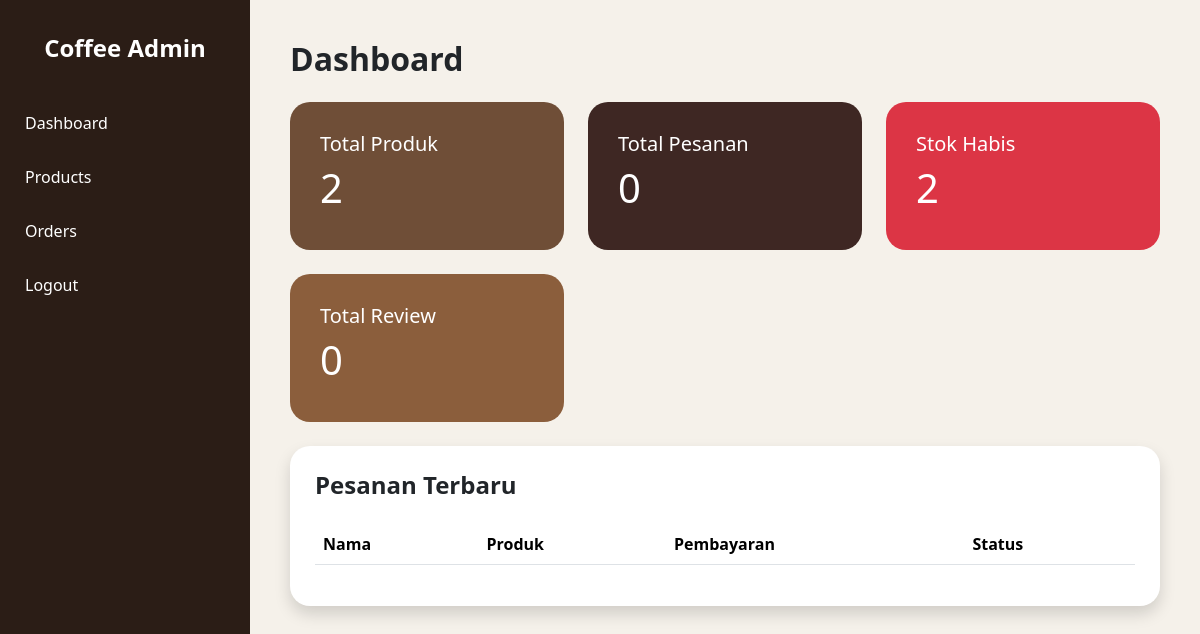
The page /admin/dashboard.php (signed in) on the database as committed earlier.
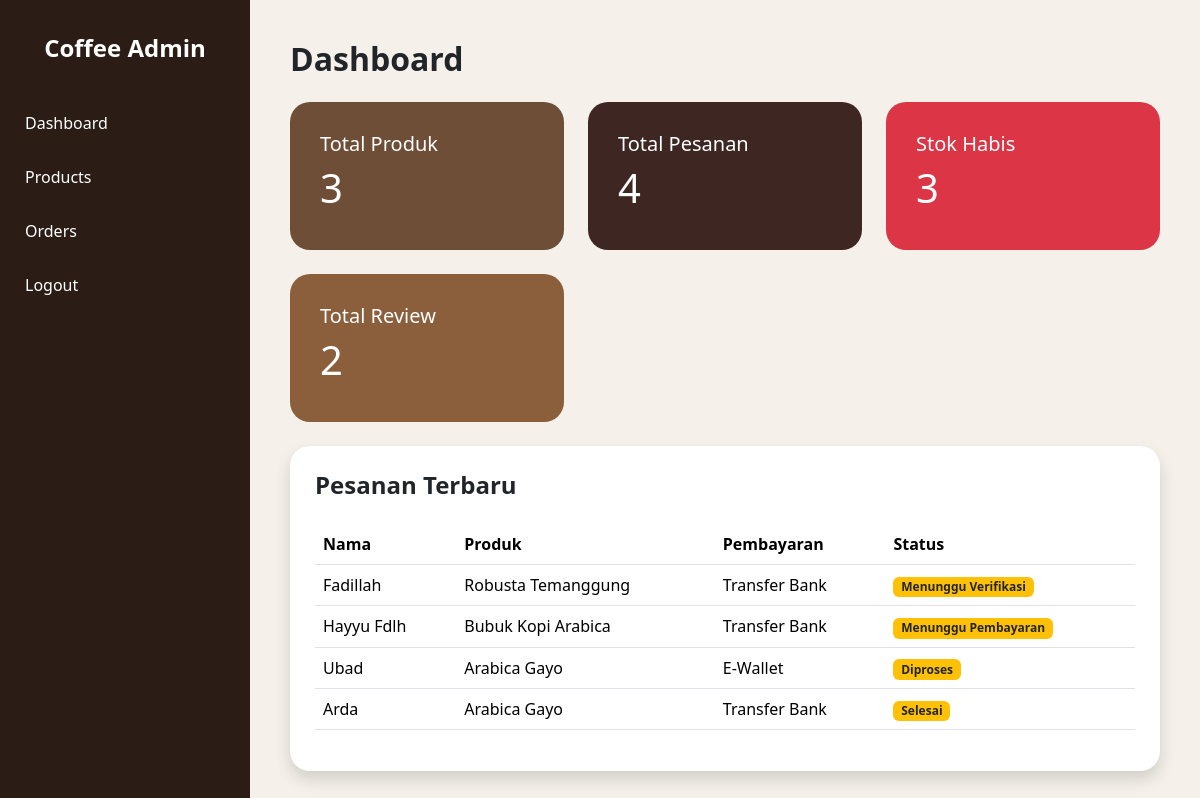
The same page on the database as committed later.
### tables this page shows
CREATE TABLE IF NOT EXISTS `pesanan` (
  `id` int NOT NULL AUTO_INCREMENT,
  `nama` varchar(100) DEFAULT NULL,
  `email` varchar(100) DEFAULT NULL,
  `alamat` text,
  `produk` varchar(100) DEFAULT NULL,
  `harga` int DEFAULT NULL,
  `payment` varchar(50) DEFAULT NULL,
  `status_pesanan` varchar(50) DEFAULT 'Menunggu Pembayaran',
  `bukti_transfer` varchar(255) DEFAULT NULL,
  `tanggal` timestamp NULL DEFAULT CURRENT_TIMESTAMP,
  `berat` varchar(20) DEFAULT NULL,
  `qty` int DEFAULT NULL,
  PRIMARY KEY (`id`)
);

### admin/dashboard.php (the view, shortened to what this page needs)
<?php
include '../config/koneksi.php';
$totalProduk = mysqli_num_rows(
    mysqli_query($conn,"SELECT * FROM produk")
);
$totalPesanan = mysqli_num_rows(
    mysqli_query($conn,"SELECT * FROM pesanan")
);
$totalReview = mysqli_num_rows(
    mysqli_query($conn,"SELECT * FROM reviews")
);
$stokHabis = mysqli_num_rows(
mysqli_query(
$conn,
"SELECT * FROM produk
WHERE stok <= 0"
)
);
$pesanan = mysqli_query(
    $conn,
    "SELECT * FROM pesanan
    ORDER BY id DESC
    LIMIT 5"
);
?>
<!DOCTYPE html>
<html>
<head>
<link href="https://cdn.jsdelivr.net/npm/bootstrap@5.3.3/dist/css/bootstrap.min.css" rel="stylesheet">
</head>
<body>
<div class="sidebar">
    <div class="logo">
        Coffee Admin
    </div>
    <a href="dashboard.php">
        Dashboard
    </a>
    <a href="produk.php">
        Products
    </a>
    <a href="admin_pesanan.php">
        Orders
    </a>
    <a href="../logout.php">
        Logout
    </a>
</div>
<div class="content">
    <h2 class="fw-bold mb-4">
        Dashboard
    </h2>
    <div class="row">
        <div class="col-md-4 mb-4">
            <div class="card-dashboard c1">
                <h5>Total Produk</h5>
                <h1>
                    <?php echo $totalProduk; ?>
                </h1>
            </div>
        </div>
        <div class="col-md-4 mb-4">
            <div class="card-dashboard c2">
                <h5>Total Pesanan</h5>
                <h1>
                    <?php echo $totalPesanan; ?>
                </h1>
            </div>
        </div>
        <div class="col-md-4 mb-4">
        <div class="card-dashboard bg-danger">
        <h5>Stok Habis</h5>
        <h1>
        <?php echo $stokHabis; ?>
        </h1>
        </div>
        </div>
        <div class="col-md-4 mb-4">
            <div class="card-dashboard c3">
                <h5>Total Review</h5>
                <h1>
                    <?php echo $totalReview; ?>
                </h1>
            </div>
        </div>
    </div>
    <div class="table-card shadow">
        <h4 class="fw-bold mb-4">
            Pesanan Terbaru
        </h4>
        <table class="table">
            <tr>
                <th>Nama</th>
                <th>Produk</th>
                <th>Pembayaran</th>
                <th>Status</th>
            </tr>
            <?php while($p = mysqli_fetch_array($pesanan)){ ?>
            <tr>
                <td>
                    <?php echo $p['nama']; ?>
                </td>
                <td>
                    <?php echo $p['produk']; ?>
                </td>
                <td>
                    <?php echo $p['payment']; ?>
                </td>
                <td>
                    <span class="badge bg-warning text-dark">
                        <?php echo $p['status_pesanan']; ?>
                    </span>
                </td>
            </tr>
            <?php } ?>
        </table>
    </div>
</div>
</body>
</html>

Rows that differ between the two databases and show on the page:
added pesanan: nama "Fadillah", produk "Robusta Temanggung", payment "Transfer Bank", status_pesanan "Menunggu Verifikasi"
added pesanan: nama "Hayyu Fdlh", produk "Bubuk Kopi Arabica", payment "Transfer Bank", status_pesanan "Menunggu Pembayaran"
added pesanan: nama "Ubad", produk "Arabica Gayo", payment "E-Wallet", status_pesanan "Diproses"
added pesanan: nama "Arda", produk "Arabica Gayo", payment "Transfer Bank", status_pesanan "Selesai"
Other text that changed with them:
$totalProduk: "2" → "3"
$totalPesanan: "0" → "4"
$stokHabis: "2" → "3"
$totalReview: "0" → "2"
